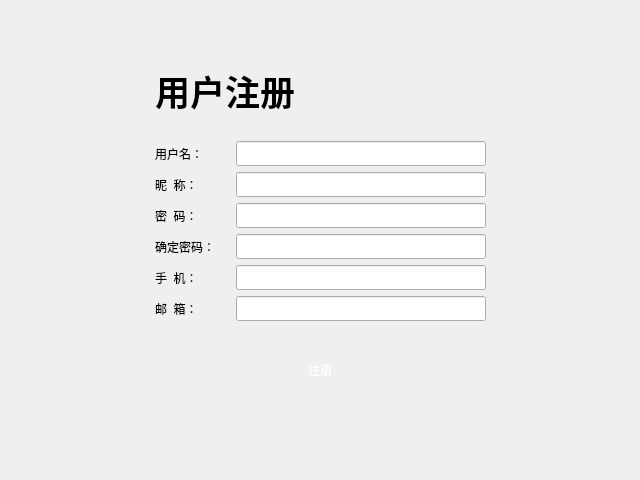
<?xml version="1.0" encoding="UTF-8"?>
<ui version="4.0">
 <class>Login</class>
 <widget class="QDialog" name="Login">
  <property name="geometry">
   <rect>
    <x>0</x>
    <y>0</y>
    <width>640</width>
    <height>480</height>
   </rect>
  </property>
  <property name="minimumSize">
   <size>
    <width>640</width>
    <height>480</height>
   </size>
  </property>
  <property name="windowTitle">
   <string>Dialog</string>
  </property>
  <layout class="QVBoxLayout" name="verticalLayout">
   <property name="spacing">
    <number>0</number>
   </property>
   <property name="leftMargin">
    <number>0</number>
   </property>
   <property name="topMargin">
    <number>0</number>
   </property>
   <property name="rightMargin">
    <number>0</number>
   </property>
   <property name="bottomMargin">
    <number>0</number>
   </property>
   <item>
    <widget class="TitleWidget" name="title_widget" native="true"/>
   </item>
   <item>
    <widget class="QStackedWidget" name="stackedWidget">
     <property name="currentIndex">
      <number>1</number>
     </property>
     <widget class="QWidget" name="login_page">
      <layout class="QVBoxLayout" name="verticalLayout_3">
       <item>
        <spacer name="verticalSpacer">
         <property name="sizeHint" stdset="0">
          <size>
           <width>20</width>
           <height>33</height>
          </size>
         </property>
        </spacer>
       </item>
       <item>
        <widget class="QWidget" name="widget" native="true">
         <layout class="QHBoxLayout" name="horizontalLayout_3">
          <item>
           <spacer name="horizontalSpacer">
            <property name="sizeHint" stdset="0">
             <size>
              <width>103</width>
              <height>20</height>
             </size>
            </property>
           </spacer>
          </item>
          <item>
           <widget class="QWidget" name="widget_2" native="true">
            <layout class="QVBoxLayout" name="verticalLayout_2">
             <item>
              <widget class="QWidget" name="widget_6" native="true">
               <layout class="QHBoxLayout" name="horizontalLayout_4">
                <item>
                 <widget class="QLabel" name="label_3">
                  <property name="font">
                   <font>
                    <family>华文新魏</family>
                    <pointsize>26</pointsize>
                    <weight>75</weight>
                    <bold>true</bold>
                   </font>
                  </property>
                  <property name="text">
                   <string>用户登录</string>
                  </property>
                 </widget>
                </item>
               </layout>
              </widget>
             </item>
             <item>
              <widget class="QWidget" name="widget_7" native="true">
               <property name="minimumSize">
                <size>
                 <width>0</width>
                 <height>15</height>
                </size>
               </property>
              </widget>
             </item>
             <item>
              <widget class="QWidget" name="widget_3" native="true">
               <layout class="QGridLayout" name="gridLayout">
                <item row="2" column="0">
                 <widget class="QLabel" name="label_2">
                  <property name="text">
                   <string>密码:</string>
                  </property>
                  <property name="buddy">
                   <cstring>log_pwd</cstring>
                  </property>
                 </widget>
                </item>
                <item row="0" column="2">
                 <widget class="QLineEdit" name="log_usr">
                  <property name="minimumSize">
                   <size>
                    <width>0</width>
                    <height>25</height>
                   </size>
                  </property>
                  <property name="font">
                   <font>
                    <family>Aharoni</family>
                    <pointsize>12</pointsize>
                    <weight>75</weight>
                    <bold>true</bold>
                   </font>
                  </property>
                 </widget>
                </item>
                <item row="2" column="2">
                 <widget class="QLineEdit" name="log_pwd">
                  <property name="minimumSize">
                   <size>
                    <width>0</width>
                    <height>25</height>
                   </size>
                  </property>
                  <property name="font">
                   <font>
                    <family>Aharoni</family>
                    <pointsize>12</pointsize>
                    <weight>75</weight>
                    <bold>true</bold>
                   </font>
                  </property>
                 </widget>
                </item>
                <item row="0" column="0">
                 <widget class="QLabel" name="label">
                  <property name="text">
                   <string>用户名:</string>
                  </property>
                  <property name="buddy">
                   <cstring>log_usr</cstring>
                  </property>
                 </widget>
                </item>
                <item row="0" column="1">
                 <spacer name="horizontalSpacer_4">
                  <property name="sizeType">
                   <enum>QSizePolicy::Fixed</enum>
                  </property>
                  <property name="sizeHint" stdset="0">
                   <size>
                    <width>15</width>
                    <height>20</height>
                   </size>
                  </property>
                 </spacer>
                </item>
                <item row="1" column="0">
                 <spacer name="verticalSpacer_3">
                  <property name="sizeType">
                   <enum>QSizePolicy::Fixed</enum>
                  </property>
                  <property name="sizeHint" stdset="0">
                   <size>
                    <width>20</width>
                    <height>30</height>
                   </size>
                  </property>
                 </spacer>
                </item>
               </layout>
              </widget>
             </item>
             <item>
              <widget class="QWidget" name="widget_4" native="true">
               <layout class="QHBoxLayout" name="horizontalLayout_2">
                <item>
                 <spacer name="horizontalSpacer_11">
                  <property name="sizeType">
                   <enum>QSizePolicy::Fixed</enum>
                  </property>
                  <property name="sizeHint" stdset="0">
                   <size>
                    <width>10</width>
                    <height>20</height>
                   </size>
                  </property>
                 </spacer>
                </item>
                <item>
                 <widget class="QCheckBox" name="rember_pwd">
                  <property name="font">
                   <font>
                    <family>新宋体</family>
                    <pointsize>12</pointsize>
                    <weight>75</weight>
                    <bold>true</bold>
                   </font>
                  </property>
                  <property name="text">
                   <string>记住密码</string>
                  </property>
                 </widget>
                </item>
                <item>
                 <spacer name="horizontalSpacer_3">
                  <property name="sizeHint" stdset="0">
                   <size>
                    <width>40</width>
                    <height>20</height>
                   </size>
                  </property>
                 </spacer>
                </item>
                <item>
                 <widget class="QToolButton" name="log_register_btn">
                  <property name="font">
                   <font>
                    <family>新宋体</family>
                    <pointsize>12</pointsize>
                    <weight>75</weight>
                    <bold>true</bold>
                    <underline>true</underline>
                   </font>
                  </property>
                  <property name="styleSheet">
                   <string notr="true">color: rgb(255, 170, 0);</string>
                  </property>
                  <property name="text">
                   <string>没有账号,马上注册</string>
                  </property>
                  <property name="autoRaise">
                   <bool>true</bool>
                  </property>
                 </widget>
                </item>
                <item>
                 <spacer name="horizontalSpacer_12">
                  <property name="sizeType">
                   <enum>QSizePolicy::Fixed</enum>
                  </property>
                  <property name="sizeHint" stdset="0">
                   <size>
                    <width>10</width>
                    <height>20</height>
                   </size>
                  </property>
                 </spacer>
                </item>
               </layout>
              </widget>
             </item>
             <item>
              <widget class="QWidget" name="widget_5" native="true">
               <layout class="QHBoxLayout" name="horizontalLayout">
                <item>
                 <widget class="QToolButton" name="login_btn">
                  <property name="minimumSize">
                   <size>
                    <width>200</width>
                    <height>50</height>
                   </size>
                  </property>
                  <property name="styleSheet">
                   <string notr="true">border-image: url(:/images/balckButton.png);
font: 75 18pt &quot;新宋体&quot;;
color: rgb(255, 255, 255);</string>
                  </property>
                  <property name="text">
                   <string>登录</string>
                  </property>
                  <property name="autoRaise">
                   <bool>true</bool>
                  </property>
                 </widget>
                </item>
               </layout>
              </widget>
             </item>
             <item>
              <widget class="QWidget" name="widget_8" native="true">
               <property name="minimumSize">
                <size>
                 <width>0</width>
                 <height>15</height>
                </size>
               </property>
              </widget>
             </item>
            </layout>
           </widget>
          </item>
          <item>
           <spacer name="horizontalSpacer_2">
            <property name="sizeHint" stdset="0">
             <size>
              <width>102</width>
              <height>20</height>
             </size>
            </property>
           </spacer>
          </item>
         </layout>
        </widget>
       </item>
       <item>
        <spacer name="verticalSpacer_2">
         <property name="sizeHint" stdset="0">
          <size>
           <width>20</width>
           <height>34</height>
          </size>
         </property>
        </spacer>
       </item>
      </layout>
     </widget>
     <widget class="QWidget" name="register_page">
      <layout class="QVBoxLayout" name="verticalLayout_5">
       <item>
        <spacer name="verticalSpacer_5">
         <property name="sizeHint" stdset="0">
          <size>
           <width>20</width>
           <height>22</height>
          </size>
         </property>
        </spacer>
       </item>
       <item>
        <widget class="QWidget" name="widget_9" native="true">
         <layout class="QHBoxLayout" name="horizontalLayout_5">
          <item>
           <spacer name="horizontalSpacer_5">
            <property name="sizeHint" stdset="0">
             <size>
              <width>119</width>
              <height>20</height>
             </size>
            </property>
           </spacer>
          </item>
          <item>
           <widget class="QWidget" name="widget_10" native="true">
            <layout class="QVBoxLayout" name="verticalLayout_4">
             <item>
              <widget class="QWidget" name="widget_11" native="true">
               <layout class="QHBoxLayout" name="horizontalLayout_6">
                <item>
                 <widget class="QLabel" name="label_4">
                  <property name="font">
                   <font>
                    <family>华文新魏</family>
                    <pointsize>26</pointsize>
                    <weight>75</weight>
                    <bold>true</bold>
                   </font>
                  </property>
                  <property name="text">
                   <string>用户注册</string>
                  </property>
                 </widget>
                </item>
               </layout>
              </widget>
             </item>
             <item>
              <widget class="QWidget" name="widget_13" native="true">
               <layout class="QGridLayout" name="gridLayout_2">
                <item row="5" column="0">
                 <widget class="QLabel" name="label_10">
                  <property name="text">
                   <string>邮  箱：</string>
                  </property>
                 </widget>
                </item>
                <item row="4" column="0">
                 <widget class="QLabel" name="label_9">
                  <property name="text">
                   <string>手  机：</string>
                  </property>
                 </widget>
                </item>
                <item row="4" column="2">
                 <widget class="QLineEdit" name="reg_phone">
                  <property name="minimumSize">
                   <size>
                    <width>0</width>
                    <height>25</height>
                   </size>
                  </property>
                  <property name="font">
                   <font>
                    <family>宋体</family>
                   </font>
                  </property>
                 </widget>
                </item>
                <item row="3" column="2">
                 <widget class="QLineEdit" name="reg_surepwd">
                  <property name="minimumSize">
                   <size>
                    <width>0</width>
                    <height>25</height>
                   </size>
                  </property>
                  <property name="font">
                   <font>
                    <family>宋体</family>
                   </font>
                  </property>
                  <property name="echoMode">
                   <enum>QLineEdit::Normal</enum>
                  </property>
                 </widget>
                </item>
                <item row="3" column="0">
                 <widget class="QLabel" name="label_8">
                  <property name="text">
                   <string>确定密码：</string>
                  </property>
                 </widget>
                </item>
                <item row="5" column="2">
                 <widget class="QLineEdit" name="reg_mail">
                  <property name="minimumSize">
                   <size>
                    <width>0</width>
                    <height>25</height>
                   </size>
                  </property>
                  <property name="font">
                   <font>
                    <family>宋体</family>
                   </font>
                  </property>
                 </widget>
                </item>
                <item row="0" column="0">
                 <widget class="QLabel" name="label_5">
                  <property name="text">
                   <string>用户名：</string>
                  </property>
                 </widget>
                </item>
                <item row="2" column="0">
                 <widget class="QLabel" name="label_7">
                  <property name="text">
                   <string>密  码：</string>
                  </property>
                 </widget>
                </item>
                <item row="1" column="2">
                 <widget class="QLineEdit" name="reg_nickname">
                  <property name="minimumSize">
                   <size>
                    <width>0</width>
                    <height>25</height>
                   </size>
                  </property>
                  <property name="font">
                   <font>
                    <family>宋体</family>
                   </font>
                  </property>
                 </widget>
                </item>
                <item row="2" column="2">
                 <widget class="QLineEdit" name="reg_pwd">
                  <property name="minimumSize">
                   <size>
                    <width>0</width>
                    <height>25</height>
                   </size>
                  </property>
                  <property name="font">
                   <font>
                    <family>宋体</family>
                   </font>
                  </property>
                  <property name="echoMode">
                   <enum>QLineEdit::Normal</enum>
                  </property>
                 </widget>
                </item>
                <item row="1" column="0">
                 <widget class="QLabel" name="label_6">
                  <property name="text">
                   <string>昵  称：</string>
                  </property>
                 </widget>
                </item>
                <item row="0" column="2">
                 <widget class="QLineEdit" name="reg_usr">
                  <property name="minimumSize">
                   <size>
                    <width>0</width>
                    <height>25</height>
                   </size>
                  </property>
                  <property name="font">
                   <font>
                    <family>宋体</family>
                   </font>
                  </property>
                 </widget>
                </item>
                <item row="0" column="1">
                 <spacer name="horizontalSpacer_6">
                  <property name="sizeType">
                   <enum>QSizePolicy::Fixed</enum>
                  </property>
                  <property name="sizeHint" stdset="0">
                   <size>
                    <width>15</width>
                    <height>20</height>
                   </size>
                  </property>
                 </spacer>
                </item>
               </layout>
              </widget>
             </item>
             <item>
              <widget class="QWidget" name="widget_15" native="true">
               <layout class="QHBoxLayout" name="horizontalLayout_8">
                <item>
                 <widget class="QToolButton" name="register_btn">
                  <property name="minimumSize">
                   <size>
                    <width>200</width>
                    <height>50</height>
                   </size>
                  </property>
                  <property name="styleSheet">
                   <string notr="true">border-image: url(:/images/balckButton.png);
font: 75 18pt &quot;新宋体&quot;;
color: rgb(255, 255, 255);</string>
                  </property>
                  <property name="text">
                   <string>注册</string>
                  </property>
                  <property name="autoRaise">
                   <bool>true</bool>
                  </property>
                 </widget>
                </item>
               </layout>
              </widget>
             </item>
             <item>
              <widget class="QWidget" name="widget_16" native="true">
               <property name="minimumSize">
                <size>
                 <width>0</width>
                 <height>15</height>
                </size>
               </property>
              </widget>
             </item>
            </layout>
           </widget>
          </item>
          <item>
           <spacer name="horizontalSpacer_8">
            <property name="sizeHint" stdset="0">
             <size>
              <width>118</width>
              <height>20</height>
             </size>
            </property>
           </spacer>
          </item>
         </layout>
        </widget>
       </item>
       <item>
        <spacer name="verticalSpacer_4">
         <property name="sizeHint" stdset="0">
          <size>
           <width>20</width>
           <height>24</height>
          </size>
         </property>
        </spacer>
       </item>
      </layout>
     </widget>
     <widget class="QWidget" name="set_page">
      <widget class="QWidget" name="widget_12" native="true">
       <property name="geometry">
        <rect>
         <x>31</x>
         <y>31</y>
         <width>622</width>
         <height>388</height>
        </rect>
       </property>
       <layout class="QHBoxLayout" name="horizontalLayout_7">
        <item>
         <spacer name="horizontalSpacer_7">
          <property name="sizeHint" stdset="0">
           <size>
            <width>119</width>
            <height>20</height>
           </size>
          </property>
         </spacer>
        </item>
        <item>
         <widget class="QWidget" name="widget_14" native="true">
          <layout class="QVBoxLayout" name="verticalLayout_6">
           <item>
            <widget class="QWidget" name="widget_17" native="true">
             <layout class="QHBoxLayout" name="horizontalLayout_9">
              <item>
               <widget class="QLabel" name="label_11">
                <property name="font">
                 <font>
                  <family>华文新魏</family>
                  <pointsize>26</pointsize>
                  <weight>75</weight>
                  <bold>true</bold>
                 </font>
                </property>
                <property name="text">
                 <string>服务器设置</string>
                </property>
               </widget>
              </item>
             </layout>
            </widget>
           </item>
           <item>
            <widget class="QWidget" name="widget_18" native="true">
             <layout class="QGridLayout" name="gridLayout_3">
              <item row="0" column="1">
               <spacer name="horizontalSpacer_9">
                <property name="sizeType">
                 <enum>QSizePolicy::Fixed</enum>
                </property>
                <property name="sizeHint" stdset="0">
                 <size>
                  <width>20</width>
                  <height>20</height>
                 </size>
                </property>
               </spacer>
              </item>
              <item row="0" column="2">
               <widget class="QLineEdit" name="address_server">
                <property name="minimumSize">
                 <size>
                  <width>0</width>
                  <height>25</height>
                 </size>
                </property>
                <property name="font">
                 <font>
                  <family>宋体</family>
                 </font>
                </property>
               </widget>
              </item>
              <item row="0" column="0">
               <widget class="QLabel" name="label_15">
                <property name="text">
                 <string>服务器地址:</string>
                </property>
               </widget>
              </item>
              <item row="2" column="2">
               <widget class="QLineEdit" name="port_server">
                <property name="minimumSize">
                 <size>
                  <width>0</width>
                  <height>25</height>
                 </size>
                </property>
                <property name="font">
                 <font>
                  <family>宋体</family>
                 </font>
                </property>
               </widget>
              </item>
              <item row="2" column="0">
               <widget class="QLabel" name="label_17">
                <property name="text">
                 <string>服务器端口:</string>
                </property>
               </widget>
              </item>
              <item row="1" column="0">
               <spacer name="verticalSpacer_8">
                <property name="sizeType">
                 <enum>QSizePolicy::Fixed</enum>
                </property>
                <property name="sizeHint" stdset="0">
                 <size>
                  <width>20</width>
                  <height>25</height>
                 </size>
                </property>
               </spacer>
              </item>
             </layout>
            </widget>
           </item>
           <item>
            <widget class="QWidget" name="widget_19" native="true">
             <layout class="QHBoxLayout" name="horizontalLayout_10">
              <item>
               <widget class="QToolButton" name="set_ok_btn">
                <property name="minimumSize">
                 <size>
                  <width>200</width>
                  <height>50</height>
                 </size>
                </property>
                <property name="styleSheet">
                 <string notr="true">border-image: url(:/images/balckButton.png);
font: 75 18pt &quot;新宋体&quot;;
color: rgb(255, 255, 255);</string>
                </property>
                <property name="text">
                 <string>确定</string>
                </property>
                <property name="autoRaise">
                 <bool>true</bool>
                </property>
               </widget>
              </item>
             </layout>
            </widget>
           </item>
           <item>
            <widget class="QWidget" name="widget_20" native="true">
             <property name="maximumSize">
              <size>
               <width>16777215</width>
               <height>20</height>
              </size>
             </property>
            </widget>
           </item>
          </layout>
         </widget>
        </item>
        <item>
         <spacer name="horizontalSpacer_10">
          <property name="sizeHint" stdset="0">
           <size>
            <width>118</width>
            <height>20</height>
           </size>
          </property>
         </spacer>
        </item>
       </layout>
      </widget>
     </widget>
    </widget>
   </item>
  </layout>
 </widget>
 <customwidgets>
  <customwidget>
   <class>TitleWidget</class>
   <extends>QWidget</extends>
   <header location="global">selfwidget/titlewidget.h</header>
   <container>1</container>
  </customwidget>
 </customwidgets>
 <tabstops>
  <tabstop>log_usr</tabstop>
  <tabstop>log_pwd</tabstop>
  <tabstop>rember_pwd</tabstop>
  <tabstop>log_register_btn</tabstop>
  <tabstop>login_btn</tabstop>
  <tabstop>reg_usr</tabstop>
  <tabstop>reg_nickname</tabstop>
  <tabstop>reg_pwd</tabstop>
  <tabstop>reg_surepwd</tabstop>
  <tabstop>reg_phone</tabstop>
  <tabstop>reg_mail</tabstop>
  <tabstop>register_btn</tabstop>
  <tabstop>address_server</tabstop>
  <tabstop>port_server</tabstop>
  <tabstop>set_ok_btn</tabstop>
 </tabstops>
 <resources/>
 <connections/>
</ui>
